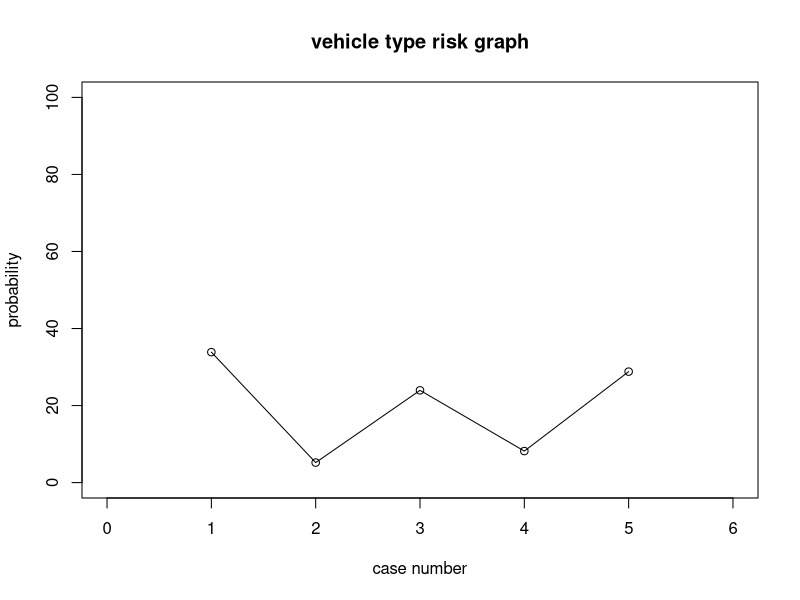
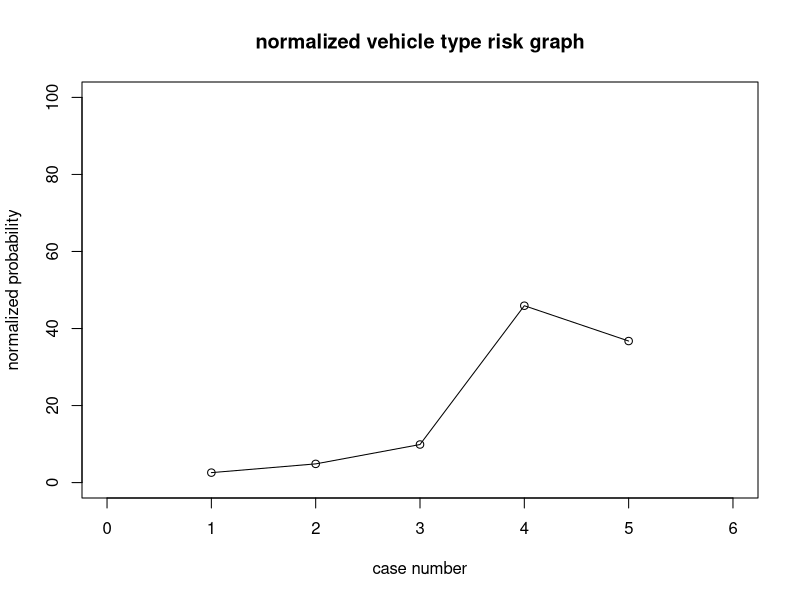

The R source for these figures, in order:
x=c(44092,6762,31183,10651,37505) #vehicle type in line two-wheeler,auto,4-wheeler,buses,goods trucks 
x1=(x/130193)*100 #raw percentage
x1
y=c(73.5,6,13.6,1,4.4)
y1=100/y
x2=x1*y1
x3=(x2/sum(x2))*100 #normalized precentage 
x3
prop.test(x=c(12088,141210),n=c(37487,458814),alternative="greater")
prop.test(x=c(39504,141210),n=c(101085,458814),alternative="greater")
plot(x1,xlim=c(0,6),ylim=c(0,100),main="vehicle type risk graph",type="o",ylab="probability",xlab="case number")
plot(x3,xlim=c(0,6),ylim=c(0,100),main="normalized vehicle type risk graph",type="o",ylab="normalized probability",xlab="case number")